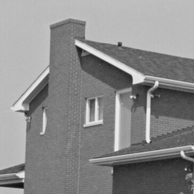
#> input picture Guias/img/house.png, 194 x 194 px, shrunk from 256 x 256 before the run
$ jupyter execute --allow-errors '6 - NOMBRE.ipynb'
#> lines starting #> are read from the running program, lines starting #| are printed output that depends on the picture
# Práctica

### Importo Librerias

[cell 1]
import matplotlib.pyplot as plt
import numpy as np
import imageio
import math
import copy
import numpy.linalg as linalg
from scipy.signal import convolve2d
from skimage import color, data
from skimage.transform import hough_line, hough_line_peaks
from skimage.feature import canny
from skimage.draw import line, circle_perimeter
import cv2 as cv
from scipy.signal import convolve2d
import glob, os
from IPython.display import clear_output

### Importo imagenes

[cell 2]
imgHouse = imageio.imread('img/house.png')
#> imgHouse is the input picture: shape (194, 194); min 17, max 240, mean 138
imgLaPlata = imageio.imread('img/color/ruta.jpg')
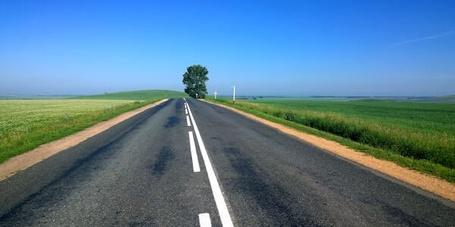
#> input picture Guias/img/color/ruta.jpg, 455 x 227 px, shrunk from 600 x 300 before the run
#> imgLaPlata is the input picture: shape (227, 455, 3); mean R, G, B 89.3, 124.6, 147.4
imgLaPlata = imageio.imread('img/color/ruta.jpg')
imgSeptagon = imageio.imread('img/imagenesHough/septagon.png')
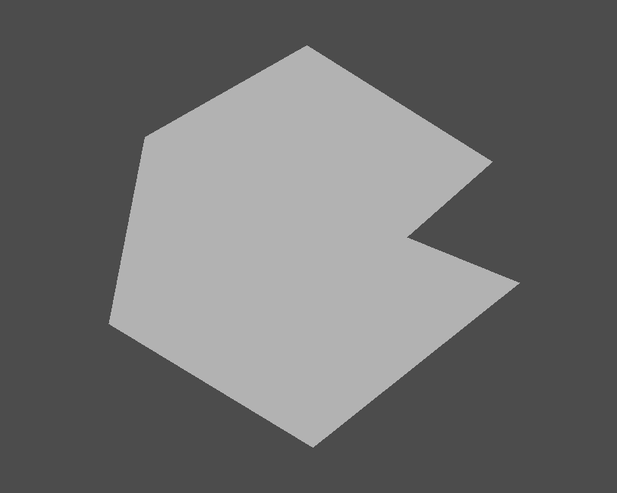
#> input picture Guias/img/imagenesHough/septagon.png, 617 x 493 px, shrunk from 814 x 651 before the run
#> imgSeptagon is the input picture: shape (493, 617); min 61, max 195, mean 109.5
#> (the rest of this cell did not finish here and is left out)
